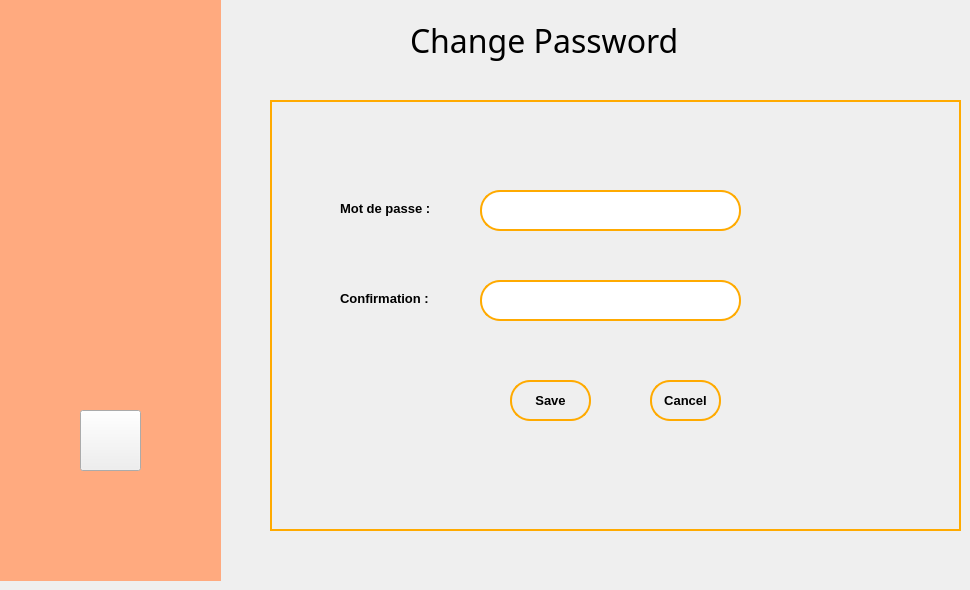
    <widget class="QWidget" name="page_4">
     <widget class="QLabel" name="label_19">
      <property name="geometry">
       <rect>
        <x>410</x>
        <y>10</y>
        <width>391</width>
        <height>61</height>
       </rect>
      </property>
      <property name="font">
       <font>
        <family>Arial Rounded MT Bold</family>
        <pointsize>24</pointsize>
       </font>
      </property>
      <property name="text">
       <string>Change Password</string>
      </property>
     </widget>
     <widget class="QWidget" name="widget_7" native="true">
      <property name="geometry">
       <rect>
        <x>0</x>
        <y>0</y>
        <width>221</width>
        <height>581</height>
       </rect>
      </property>
      <property name="styleSheet">
       <string notr="true">#widget_7
{
background:rgb(255, 170, 127);
}</string>
      </property>
      <widget class="QPushButton" name="logOutButton_3">
       <property name="geometry">
        <rect>
         <x>80</x>
         <y>410</y>
         <width>61</width>
         <height>61</height>
        </rect>
       </property>
       <property name="styleSheet">
        <string notr="true">#logOutButton_3
{
	border-image:url(:/images/images/signOut.png);
}

#logOutButton_3:hover
{
	border-image:url(:/images/images/signOutHover.png);
}	</string>
       </property>
       <property name="text">
        <string/>
       </property>
      </widget>
      <widget class="QWidget" name="widget_9" native="true">
       <property name="geometry">
        <rect>
         <x>10</x>
         <y>10</y>
         <width>201</width>
         <height>211</height>
        </rect>
       </property>
       <property name="styleSheet">
        <string notr="true">background-image:url(:/images/images/pie.png);</string>
       </property>
      </widget>
     </widget>
     <widget class="QFrame" name="frame_7">
      <property name="geometry">
       <rect>
        <x>270</x>
        <y>100</y>
        <width>691</width>
        <height>431</height>
       </rect>
      </property>
      <property name="styleSheet">
       <string notr="true">#frame_7
{
border:2px solid rgb(255, 170, 0);
}
</string>
      </property>
      <property name="frameShape">
       <enum>QFrame::StyledPanel</enum>
      </property>
      <property name="frameShadow">
       <enum>QFrame::Raised</enum>
      </property>
      <widget class="QPushButton" name="saveButton">
       <property name="geometry">
        <rect>
         <x>240</x>
         <y>280</y>
         <width>81</width>
         <height>41</height>
        </rect>
       </property>
       <property name="font">
        <font>
         <family>Arial</family>
         <pointsize>10</pointsize>
         <weight>75</weight>
         <bold>true</bold>
        </font>
       </property>
       <property name="styleSheet">
        <string notr="true">#saveButton
{
	border-radius:20px;
	background:transparent;
	border:2px solid rgb(255, 170, 0);
}

#saveButton:hover
{
			background:rgb(255, 170, 0);

}
</string>
       </property>
       <property name="text">
        <string>Save</string>
       </property>
      </widget>
      <widget class="QLineEdit" name="newPasswordLineEdit">
       <property name="geometry">
        <rect>
         <x>210</x>
         <y>90</y>
         <width>261</width>
         <height>41</height>
        </rect>
       </property>
       <property name="font">
        <font>
         <pointsize>11</pointsize>
        </font>
       </property>
       <property name="styleSheet">
        <string notr="true">#newPasswordLineEdit
{
		border-radius:20px;
		border:2px solid rgb(255, 170, 0);
}</string>
       </property>
      </widget>
      <widget class="QLineEdit" name="confirmPasswordLineEdit">
       <property name="geometry">
        <rect>
         <x>210</x>
         <y>180</y>
         <width>261</width>
         <height>41</height>
        </rect>
       </property>
       <property name="font">
        <font>
         <pointsize>11</pointsize>
        </font>
       </property>
       <property name="styleSheet">
        <string notr="true">#confirmPasswordLineEdit
{
		border-radius:20px;
		border:2px solid rgb(255, 170, 0);
}</string>
       </property>
      </widget>
      <widget class="QPushButton" name="cancelButton_2">
       <property name="geometry">
        <rect>
         <x>380</x>
         <y>280</y>
         <width>71</width>
         <height>41</height>
        </rect>
       </property>
       <property name="font">
        <font>
         <family>Arial</family>
         <pointsize>10</pointsize>
         <weight>75</weight>
         <bold>true</bold>
        </font>
       </property>
       <property name="styleSheet">
        <string notr="true">#cancelButton_2
{
border-radius:20px;
	background:transparent;
	border:2px solid rgb(255, 170, 0);
}

#cancelButton_2:hover
{
	background:rgb(255, 170, 0);
}
	</string>
       </property>
       <property name="text">
        <string>Cancel</string>
       </property>
      </widget>
      <widget class="QLabel" name="label_62">
       <property name="geometry">
        <rect>
         <x>70</x>
         <y>100</y>
         <width>161</width>
         <height>16</height>
        </rect>
       </property>
       <property name="font">
        <font>
         <family>Arial</family>
         <pointsize>10</pointsize>
         <weight>75</weight>
         <bold>true</bold>
        </font>
       </property>
       <property name="text">
        <string>Mot de passe :</string>
       </property>
      </widget>
      <widget class="QLabel" name="label_63">
       <property name="geometry">
        <rect>
         <x>70</x>
         <y>190</y>
         <width>211</width>
         <height>16</height>
        </rect>
       </property>
       <property name="font">
        <font>
         <family>Arial</family>
         <pointsize>10</pointsize>
         <weight>75</weight>
         <bold>true</bold>
        </font>
       </property>
       <property name="text">
        <string>Confirmation :</string>
       </property>
      </widget>
     </widget>
    </widget>
